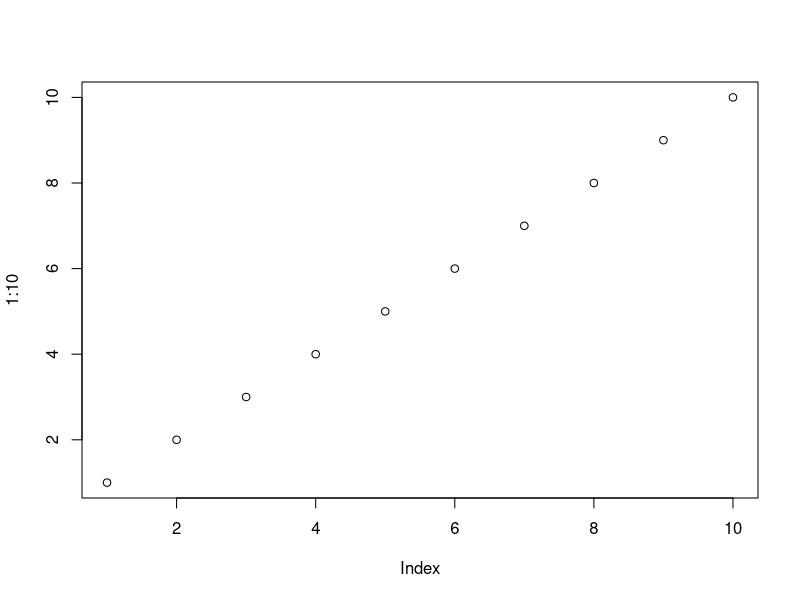
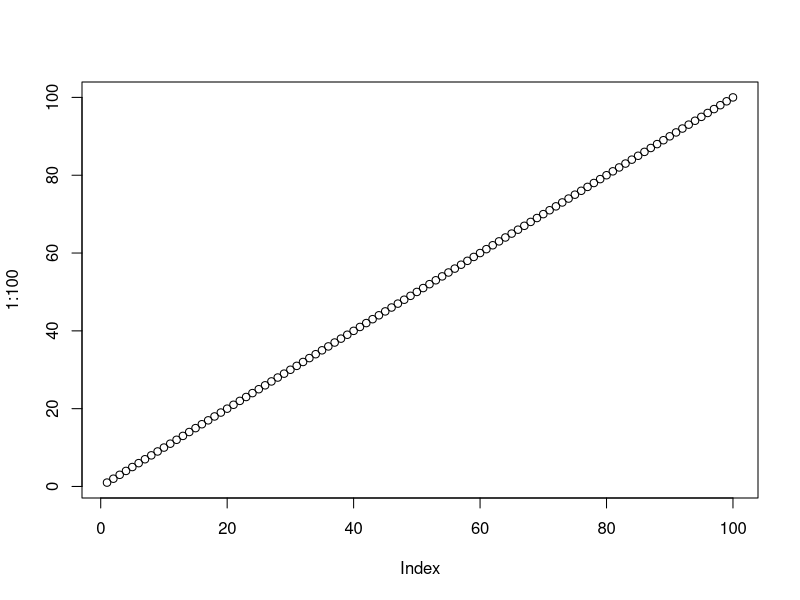

Recreate these plots in R, in order.
## ---- chunk 1
options(htmltools.dir.version = FALSE)
## ---- chunk 2
plot(1:10)
## ---- chunk 3
r <- 2 + 2
## ---- chunk 4
plot(1:100)
